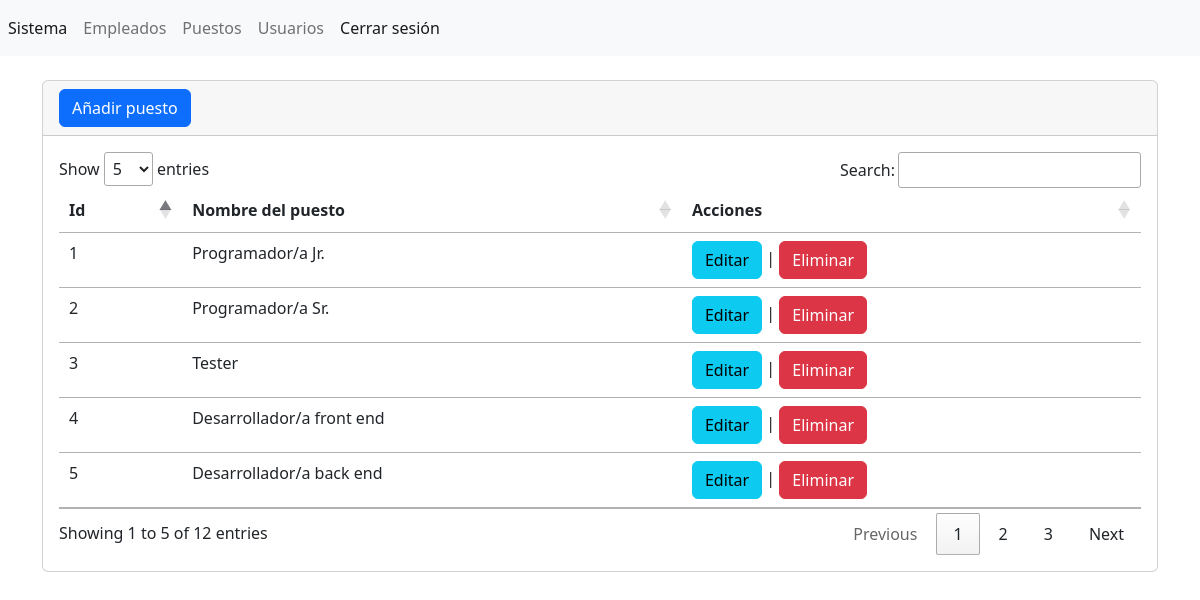
The page /secciones/puestos/index.php (signed in) on the database its author committed.
### tables this page shows
CREATE TABLE `puestos` (
  `id` int(4) NOT NULL,
  `nombrePuesto` varchar(255) NOT NULL
);

### secciones/puestos/index.php (the view, shortened to what this page needs)
<?php
include("../../bd.php");
$sentencia = $conexion->prepare("SELECT * FROM puestos");
$sentencia->execute();
$lista_puestos = $sentencia->fetchAll(PDO::FETCH_ASSOC);
include("../../templates/header.php"); ?>
<br/>
<div class="card">
    <div class="card-header">
        <a name="" id="" class="btn btn-primary" href="crear.php" role="button">Añadir puesto</a>
    </div>
    <div class="card-body">
    <div class="table-responsive-sm">
    <table class="table" id="tabla_id">
        <thead>
            <tr>
                <th scope="col">Id</th>
                <th scope="col">Nombre del puesto</th>
                <th scope="col">Acciones</th>
            </tr>
        </thead>
        <tbody>
            <?php foreach($lista_puestos as $registro) { ?>
            <tr class="">
                <td scope="row"><?php echo $registro['id']; ?></td>
                <td><?php echo $registro['nombrePuesto']; ?></td>
                <td>
                    <a name="" id="" class="btn btn-info" href="editar.php?id=<?php echo $registro['id']; ?>" role="button">Editar</a> |
                    <a name="" id="" class="btn btn-danger" href="javascript:borrar(<?php echo $registro['id']; ?>);" role="button">Eliminar</a>
                </td>
            </tr>
            <?php } ?>
        </tbody>
    </table>
 </div>
</div>
</div>
<?php include("../../templates/footer.php"); ?>

### rows shown on the page
puestos: id "1", nombrePuesto "Programador/a Jr."
puestos: id "2", nombrePuesto "Programador/a Sr."
puestos: id "3", nombrePuesto "Tester"
puestos: id "4", nombrePuesto "Desarrollador/a front end"
puestos: id "5", nombrePuesto "Desarrollador/a back end"
